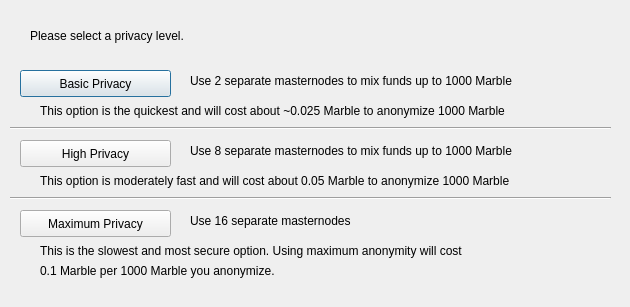
<?xml version="1.0" encoding="UTF-8"?>
<ui version="4.0">
 <class>DarksendConfig</class>
 <widget class="QDialog" name="DarksendConfig">
  <property name="geometry">
   <rect>
    <x>0</x>
    <y>0</y>
    <width>630</width>
    <height>307</height>
   </rect>
  </property>
  <property name="windowTitle">
   <string>Configure Darksend</string>
  </property>
  <widget class="QPushButton" name="buttonBasic">
   <property name="geometry">
    <rect>
     <x>20</x>
     <y>70</y>
     <width>151</width>
     <height>27</height>
    </rect>
   </property>
   <property name="text">
    <string>Basic Privacy</string>
   </property>
  </widget>
  <widget class="QPushButton" name="buttonHigh">
   <property name="geometry">
    <rect>
     <x>20</x>
     <y>140</y>
     <width>151</width>
     <height>27</height>
    </rect>
   </property>
   <property name="text">
    <string>High Privacy</string>
   </property>
  </widget>
  <widget class="QPushButton" name="buttonMax">
   <property name="geometry">
    <rect>
     <x>20</x>
     <y>210</y>
     <width>151</width>
     <height>27</height>
    </rect>
   </property>
   <property name="text">
    <string>Maximum Privacy</string>
   </property>
  </widget>
  <widget class="QLabel" name="label">
   <property name="geometry">
    <rect>
     <x>30</x>
     <y>20</y>
     <width>571</width>
     <height>31</height>
    </rect>
   </property>
   <property name="text">
    <string>Please select a privacy level.</string>
   </property>
  </widget>
  <widget class="QLabel" name="label_2">
   <property name="geometry">
    <rect>
     <x>190</x>
     <y>70</y>
     <width>421</width>
     <height>21</height>
    </rect>
   </property>
   <property name="text">
    <string>Use 2 separate masternodes to mix funds up to 1000 Marble</string>
   </property>
  </widget>
  <widget class="QLabel" name="label_3">
   <property name="geometry">
    <rect>
     <x>190</x>
     <y>140</y>
     <width>411</width>
     <height>21</height>
    </rect>
   </property>
   <property name="text">
    <string>Use 8 separate masternodes to mix funds up to 1000 Marble</string>
   </property>
  </widget>
  <widget class="QLabel" name="label_4">
   <property name="geometry">
    <rect>
     <x>190</x>
     <y>210</y>
     <width>421</width>
     <height>21</height>
    </rect>
   </property>
   <property name="text">
    <string>Use 16 separate masternodes</string>
   </property>
  </widget>
  <widget class="QLabel" name="label_6">
   <property name="geometry">
    <rect>
     <x>40</x>
     <y>100</y>
     <width>561</width>
     <height>21</height>
    </rect>
   </property>
   <property name="text">
    <string>This option is the quickest and will cost about ~0.025 Marble to anonymize 1000 Marble</string>
   </property>
  </widget>
  <widget class="QLabel" name="label_7">
   <property name="geometry">
    <rect>
     <x>40</x>
     <y>170</y>
     <width>561</width>
     <height>21</height>
    </rect>
   </property>
   <property name="text">
    <string>This option is moderately fast and will cost about 0.05 Marble to anonymize 1000 Marble</string>
   </property>
  </widget>
  <widget class="QLabel" name="label_8">
   <property name="geometry">
    <rect>
     <x>40</x>
     <y>240</y>
     <width>561</width>
     <height>21</height>
    </rect>
   </property>
   <property name="text">
    <string>This is the slowest and most secure option. Using maximum anonymity will cost</string>
   </property>
  </widget>
  <widget class="QLabel" name="label_9">
   <property name="geometry">
    <rect>
     <x>40</x>
     <y>260</y>
     <width>561</width>
     <height>21</height>
    </rect>
   </property>
   <property name="text">
    <string>0.1 Marble per 1000 Marble you anonymize.</string>
   </property>
  </widget>
  <widget class="Line" name="line">
   <property name="geometry">
    <rect>
     <x>10</x>
     <y>120</y>
     <width>601</width>
     <height>16</height>
    </rect>
   </property>
   <property name="orientation">
    <enum>Qt::Horizontal</enum>
   </property>
  </widget>
  <widget class="Line" name="line_2">
   <property name="geometry">
    <rect>
     <x>10</x>
     <y>190</y>
     <width>601</width>
     <height>16</height>
    </rect>
   </property>
   <property name="orientation">
    <enum>Qt::Horizontal</enum>
   </property>
  </widget>
 </widget>
 <resources/>
 <connections/>
</ui>
